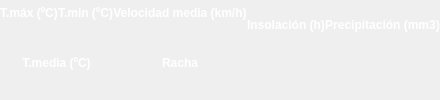
         <widget class="QWidget" name="divAemet" native="true">
          <property name="minimumSize">
           <size>
            <width>0</width>
            <height>0</height>
           </size>
          </property>
          <property name="maximumSize">
           <size>
            <width>16777215</width>
            <height>200</height>
           </size>
          </property>
          <layout class="QGridLayout" name="gridLayout_13">
           <property name="leftMargin">
            <number>0</number>
           </property>
           <property name="topMargin">
            <number>0</number>
           </property>
           <property name="rightMargin">
            <number>0</number>
           </property>
           <property name="bottomMargin">
            <number>0</number>
           </property>
           <property name="spacing">
            <number>0</number>
           </property>
           <item row="0" column="0">
            <layout class="QHBoxLayout" name="horizontalLayout_20">
             <item>
              <widget class="QWidget" name="boardTemperatura_2" native="true">
               <property name="styleSheet">
                <string notr="true"/>
               </property>
               <layout class="QVBoxLayout" name="verticalLayout_14">
                <property name="spacing">
                 <number>0</number>
                </property>
                <property name="leftMargin">
                 <number>0</number>
                </property>
                <property name="topMargin">
                 <number>0</number>
                </property>
                <property name="rightMargin">
                 <number>0</number>
                </property>
                <property name="bottomMargin">
                 <number>0</number>
                </property>
                <item>
                 <layout class="QHBoxLayout" name="horizontalLayout_14">
                  <item>
                   <widget class="QWidget" name="widget_12" native="true">
                    <layout class="QGridLayout" name="gridLayout_6">
                     <property name="leftMargin">
                      <number>0</number>
                     </property>
                     <property name="topMargin">
                      <number>0</number>
                     </property>
                     <property name="rightMargin">
                      <number>0</number>
                     </property>
                     <property name="bottomMargin">
                      <number>0</number>
                     </property>
                     <property name="spacing">
                      <number>0</number>
                     </property>
                     <item row="0" column="0">
                      <layout class="QVBoxLayout" name="verticalLayout_3">
                       <item>
                        <widget class="QLabel" name="label_12">
                         <property name="font">
                          <font>
                           <pointsize>9</pointsize>
                           <weight>75</weight>
                           <bold>true</bold>
                          </font>
                         </property>
                         <property name="styleSheet">
                          <string notr="true">color: rgb(255, 255, 255);</string>
                         </property>
                         <property name="text">
                          <string>T.máx (ºC)</string>
                         </property>
                         <property name="alignment">
                          <set>Qt::AlignCenter</set>
                         </property>
                        </widget>
                       </item>
                       <item>
                        <widget class="QLabel" name="txtTmaxLasso">
                         <property name="font">
                          <font>
                           <pointsize>9</pointsize>
                          </font>
                         </property>
                         <property name="styleSheet">
                          <string notr="true">color: rgb(255, 255, 255);</string>
                         </property>
                         <property name="text">
                          <string/>
                         </property>
                         <property name="alignment">
                          <set>Qt::AlignCenter</set>
                         </property>
                        </widget>
                       </item>
                      </layout>
                     </item>
                    </layout>
                   </widget>
                  </item>
                  <item>
                   <widget class="QWidget" name="widget_13" native="true">
                    <layout class="QGridLayout" name="gridLayout_8">
                     <property name="leftMargin">
                      <number>0</number>
                     </property>
                     <property name="topMargin">
                      <number>0</number>
                     </property>
                     <property name="rightMargin">
                      <number>0</number>
                     </property>
                     <property name="bottomMargin">
                      <number>0</number>
                     </property>
                     <property name="spacing">
                      <number>0</number>
                     </property>
                     <item row="0" column="0">
                      <layout class="QVBoxLayout" name="verticalLayout_4">
                       <item>
                        <widget class="QLabel" name="label_13">
                         <property name="font">
                          <font>
                           <pointsize>9</pointsize>
                           <weight>75</weight>
                           <bold>true</bold>
                          </font>
                         </property>
                         <property name="styleSheet">
                          <string notr="true">color: rgb(255, 255, 255);</string>
                         </property>
                         <property name="text">
                          <string>T.min (ºC)</string>
                         </property>
                         <property name="alignment">
                          <set>Qt::AlignCenter</set>
                         </property>
                        </widget>
                       </item>
                       <item>
                        <widget class="QLabel" name="txtTminLasso">
                         <property name="font">
                          <font>
                           <pointsize>9</pointsize>
                          </font>
                         </property>
                         <property name="styleSheet">
                          <string notr="true">color: rgb(255, 255, 255);</string>
                         </property>
                         <property name="text">
                          <string/>
                         </property>
                         <property name="alignment">
                          <set>Qt::AlignCenter</set>
                         </property>
                        </widget>
                       </item>
                      </layout>
                     </item>
                    </layout>
                   </widget>
                  </item>
                 </layout>
                </item>
                <item>
                 <widget class="QWidget" name="widget_14" native="true">
                  <layout class="QHBoxLayout" name="horizontalLayout_15">
                   <property name="spacing">
                    <number>0</number>
                   </property>
                   <property name="leftMargin">
                    <number>0</number>
                   </property>
                   <property name="topMargin">
                    <number>0</number>
                   </property>
                   <property name="rightMargin">
                    <number>0</number>
                   </property>
                   <property name="bottomMargin">
                    <number>0</number>
                   </property>
                   <item>
                    <layout class="QVBoxLayout" name="verticalLayout_5">
                     <item>
                      <widget class="QLabel" name="label_14">
                       <property name="font">
                        <font>
                         <pointsize>9</pointsize>
                         <weight>75</weight>
                         <bold>true</bold>
                        </font>
                       </property>
                       <property name="styleSheet">
                        <string notr="true">color: rgb(255, 255, 255);</string>
                       </property>
                       <property name="text">
                        <string>T.media (ºC)</string>
                       </property>
                       <property name="alignment">
                        <set>Qt::AlignCenter</set>
                       </property>
                      </widget>
                     </item>
                     <item>
                      <widget class="QLabel" name="txtTmediaLasso">
                       <property name="font">
                        <font>
                         <pointsize>9</pointsize>
                        </font>
                       </property>
                       <property name="styleSheet">
                        <string notr="true">color: rgb(255, 255, 255);</string>
                       </property>
                       <property name="text">
                        <string/>
                       </property>
                       <property name="alignment">
                        <set>Qt::AlignCenter</set>
                       </property>
                      </widget>
                     </item>
                    </layout>
                   </item>
                  </layout>
                 </widget>
                </item>
               </layout>
              </widget>
             </item>
             <item>
              <widget class="QWidget" name="boardViento_2" native="true">
               <layout class="QVBoxLayout" name="verticalLayout_15">
                <property name="spacing">
                 <number>0</number>
                </property>
                <property name="leftMargin">
                 <number>0</number>
                </property>
                <property name="topMargin">
                 <number>0</number>
                </property>
                <property name="rightMargin">
                 <number>0</number>
                </property>
                <property name="bottomMargin">
                 <number>0</number>
                </property>
                <item>
                 <widget class="QWidget" name="widget_15" native="true">
                  <layout class="QHBoxLayout" name="horizontalLayout_19">
                   <property name="spacing">
                    <number>0</number>
                   </property>
                   <property name="leftMargin">
                    <number>0</number>
                   </property>
                   <property name="topMargin">
                    <number>0</number>
                   </property>
                   <property name="rightMargin">
                    <number>0</number>
                   </property>
                   <property name="bottomMargin">
                    <number>0</number>
                   </property>
                   <item>
                    <layout class="QVBoxLayout" name="verticalLayout_6">
                     <item>
                      <widget class="QLabel" name="label_15">
                       <property name="font">
                        <font>
                         <pointsize>9</pointsize>
                         <weight>75</weight>
                         <bold>true</bold>
                        </font>
                       </property>
                       <property name="styleSheet">
                        <string notr="true">color: rgb(255, 255, 255);</string>
                       </property>
                       <property name="text">
                        <string>Velocidad media (km/h)</string>
                       </property>
                       <property name="alignment">
                        <set>Qt::AlignCenter</set>
                       </property>
                      </widget>
                     </item>
                     <item>
                      <widget class="QLabel" name="txtVelMediaLasso">
                       <property name="font">
                        <font>
                         <pointsize>9</pointsize>
                        </font>
                       </property>
                       <property name="styleSheet">
                        <string notr="true">color: rgb(255, 255, 255);</string>
                       </property>
                       <property name="text">
                        <string/>
                       </property>
                       <property name="alignment">
                        <set>Qt::AlignCenter</set>
                       </property>
                      </widget>
                     </item>
                    </layout>
                   </item>
                  </layout>
                 </widget>
                </item>
                <item>
                 <widget class="QWidget" name="widget_16" native="true">
                  <layout class="QHBoxLayout" name="horizontalLayout_18">
                   <property name="spacing">
                    <number>0</number>
                   </property>
                   <property name="leftMargin">
                    <number>0</number>
                   </property>
                   <property name="topMargin">
                    <number>0</number>
                   </property>
                   <property name="rightMargin">
                    <number>0</number>
                   </property>
                   <property name="bottomMargin">
                    <number>0</number>
                   </property>
                   <item>
                    <layout class="QVBoxLayout" name="verticalLayout_7">
                     <item>
                      <widget class="QLabel" name="label_16">
                       <property name="font">
                        <font>
                         <pointsize>9</pointsize>
                         <weight>75</weight>
                         <bold>true</bold>
                        </font>
                       </property>
                       <property name="styleSheet">
                        <string notr="true">color: rgb(255, 255, 255);</string>
                       </property>
                       <property name="text">
                        <string>Racha</string>
                       </property>
                       <property name="alignment">
                        <set>Qt::AlignCenter</set>
                       </property>
                      </widget>
                     </item>
                     <item>
                      <widget class="QLabel" name="txtRachaLasso">
                       <property name="font">
                        <font>
                         <pointsize>9</pointsize>
                        </font>
                       </property>
                       <property name="styleSheet">
                        <string notr="true">color: rgb(255, 255, 255);</string>
                       </property>
                       <property name="text">
                        <string/>
                       </property>
                       <property name="alignment">
                        <set>Qt::AlignCenter</set>
                       </property>
                      </widget>
                     </item>
                    </layout>
                   </item>
                  </layout>
                 </widget>
                </item>
               </layout>
              </widget>
             </item>
             <item>
              <widget class="QWidget" name="boardSol_2" native="true">
               <property name="styleSheet">
                <string notr="true"/>
               </property>
               <layout class="QHBoxLayout" name="horizontalLayout_17">
                <property name="spacing">
                 <number>0</number>
                </property>
                <property name="leftMargin">
                 <number>0</number>
                </property>
                <property name="topMargin">
                 <number>0</number>
                </property>
                <property name="rightMargin">
                 <number>0</number>
                </property>
                <property name="bottomMargin">
                 <number>0</number>
                </property>
                <item>
                 <widget class="QWidget" name="widget_17" native="true">
                  <property name="styleSheet">
                   <string notr="true"/>
                  </property>
                  <layout class="QGridLayout" name="gridLayout_12">
                   <property name="leftMargin">
                    <number>0</number>
                   </property>
                   <property name="topMargin">
                    <number>0</number>
                   </property>
                   <property name="rightMargin">
                    <number>0</number>
                   </property>
                   <property name="bottomMargin">
                    <number>0</number>
                   </property>
                   <property name="spacing">
                    <number>0</number>
                   </property>
                   <item row="0" column="0">
                    <layout class="QVBoxLayout" name="verticalLayout_8">
                     <item>
                      <widget class="QLabel" name="label_17">
                       <property name="font">
                        <font>
                         <pointsize>9</pointsize>
                         <weight>75</weight>
                         <bold>true</bold>
                        </font>
                       </property>
                       <property name="toolTip">
                        <string/>
                       </property>
                       <property name="styleSheet">
                        <string notr="true">color: rgb(255, 255, 255);</string>
                       </property>
                       <property name="text">
                        <string>Insolación (h)</string>
                       </property>
                       <property name="alignment">
                        <set>Qt::AlignCenter</set>
                       </property>
                      </widget>
                     </item>
                     <item>
                      <widget class="QLabel" name="txtSolLasso">
                       <property name="font">
                        <font>
                         <pointsize>9</pointsize>
                        </font>
                       </property>
                       <property name="styleSheet">
                        <string notr="true">color: rgb(255, 255, 255);</string>
                       </property>
                       <property name="text">
                        <string/>
                       </property>
                       <property name="alignment">
                        <set>Qt::AlignCenter</set>
                       </property>
                      </widget>
                     </item>
                    </layout>
                   </item>
                  </layout>
                 </widget>
                </item>
               </layout>
              </widget>
             </item>
             <item>
              <widget class="QWidget" name="boardPrecipitacion_2" native="true">
               <layout class="QHBoxLayout" name="horizontalLayout_16">
                <property name="spacing">
                 <number>0</number>
                </property>
                <property name="leftMargin">
                 <number>0</number>
                </property>
                <property name="topMargin">
                 <number>0</number>
                </property>
                <property name="rightMargin">
                 <number>0</number>
                </property>
                <property name="bottomMargin">
                 <number>0</number>
                </property>
                <item>
                 <widget class="QWidget" name="widget_18" native="true">
                  <layout class="QGridLayout" name="gridLayout_11">
                   <property name="leftMargin">
                    <number>0</number>
                   </property>
                   <property name="topMargin">
                    <number>0</number>
                   </property>
                   <property name="rightMargin">
                    <number>0</number>
                   </property>
                   <property name="bottomMargin">
                    <number>0</number>
                   </property>
                   <property name="spacing">
                    <number>0</number>
                   </property>
                   <item row="0" column="0">
                    <layout class="QVBoxLayout" name="verticalLayout_9">
                     <item>
                      <widget class="QLabel" name="label_18">
                       <property name="font">
                        <font>
                         <pointsize>9</pointsize>
                         <weight>75</weight>
                         <bold>true</bold>
                        </font>
                       </property>
                       <property name="styleSheet">
                        <string notr="true">color: rgb(255, 255, 255);</string>
                       </property>
                       <property name="text">
                        <string>Precipitación (mm3)</string>
                       </property>
                       <property name="alignment">
                        <set>Qt::AlignCenter</set>
                       </property>
                      </widget>
                     </item>
                     <item>
                      <widget class="QLabel" name="txtPrecipitacionLasso">
                       <property name="font">
                        <font>
                         <pointsize>9</pointsize>
                        </font>
                       </property>
                       <property name="styleSheet">
                        <string notr="true">color: rgb(255, 255, 255);</string>
                       </property>
                       <property name="text">
                        <string/>
                       </property>
                       <property name="alignment">
                        <set>Qt::AlignCenter</set>
                       </property>
                      </widget>
                     </item>
                    </layout>
                   </item>
                  </layout>
                 </widget>
                </item>
               </layout>
              </widget>
             </item>
            </layout>
           </item>
          </layout>
         </widget>
